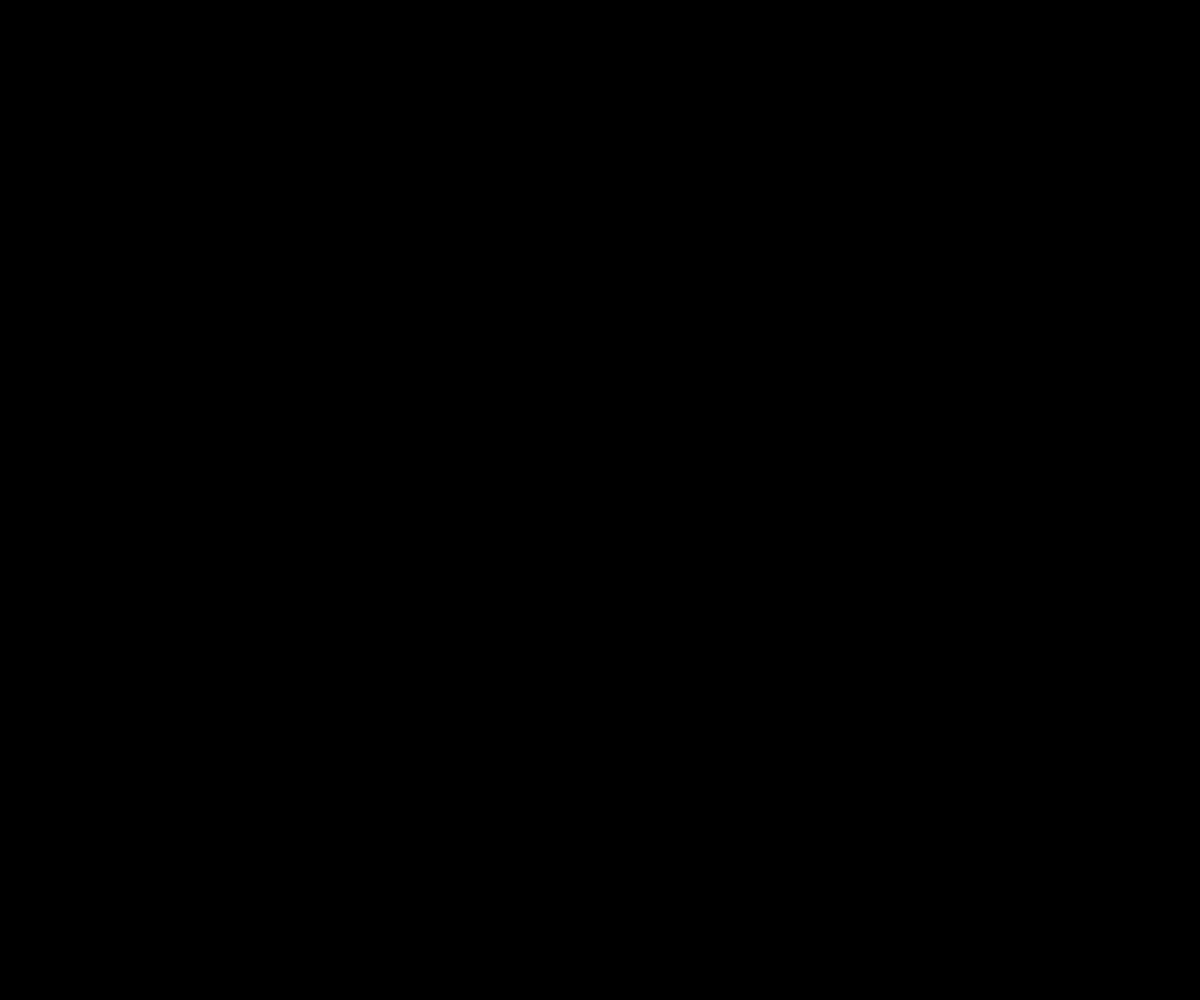
Frame 1 (no input)
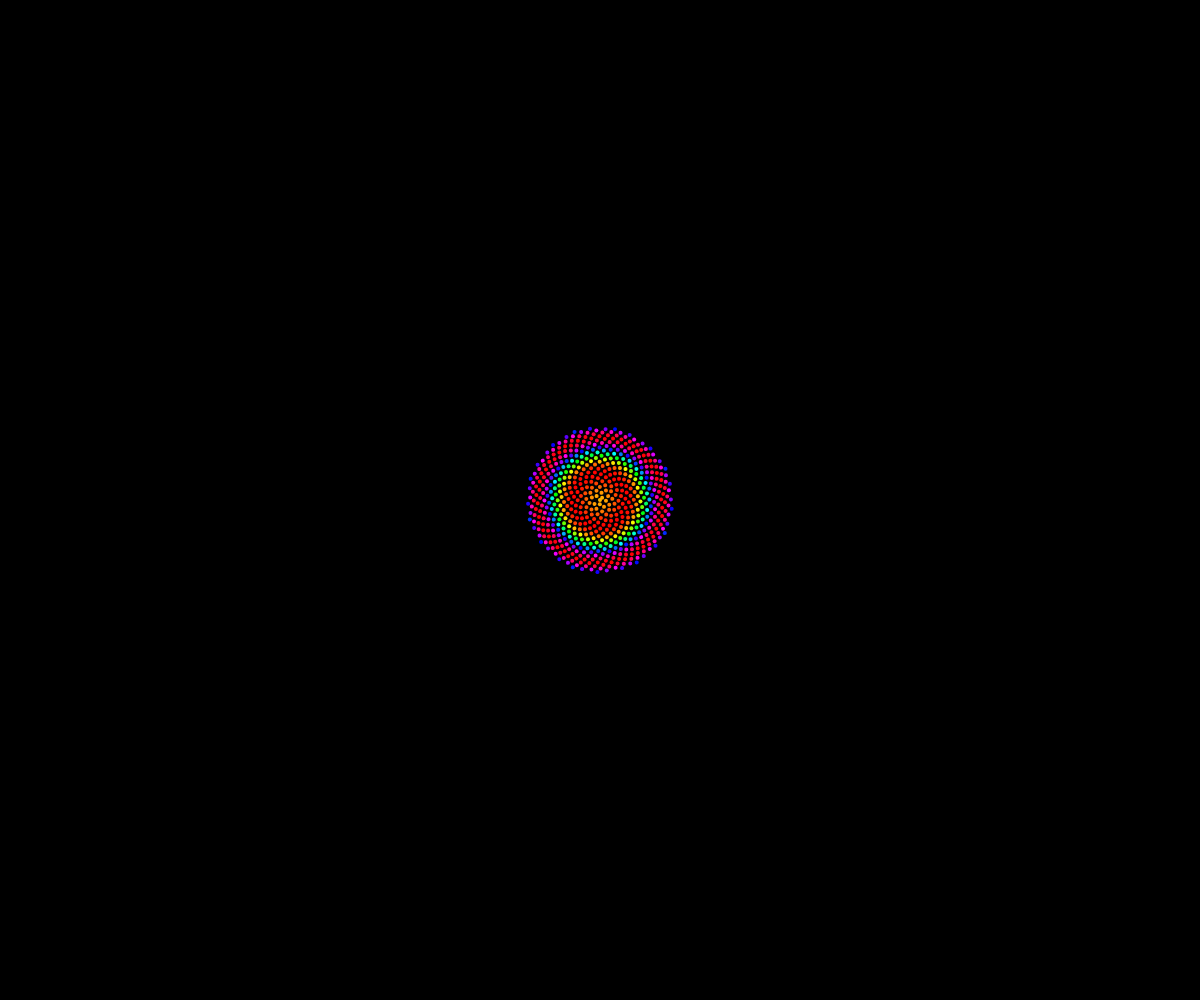
Frame 60 (no input)
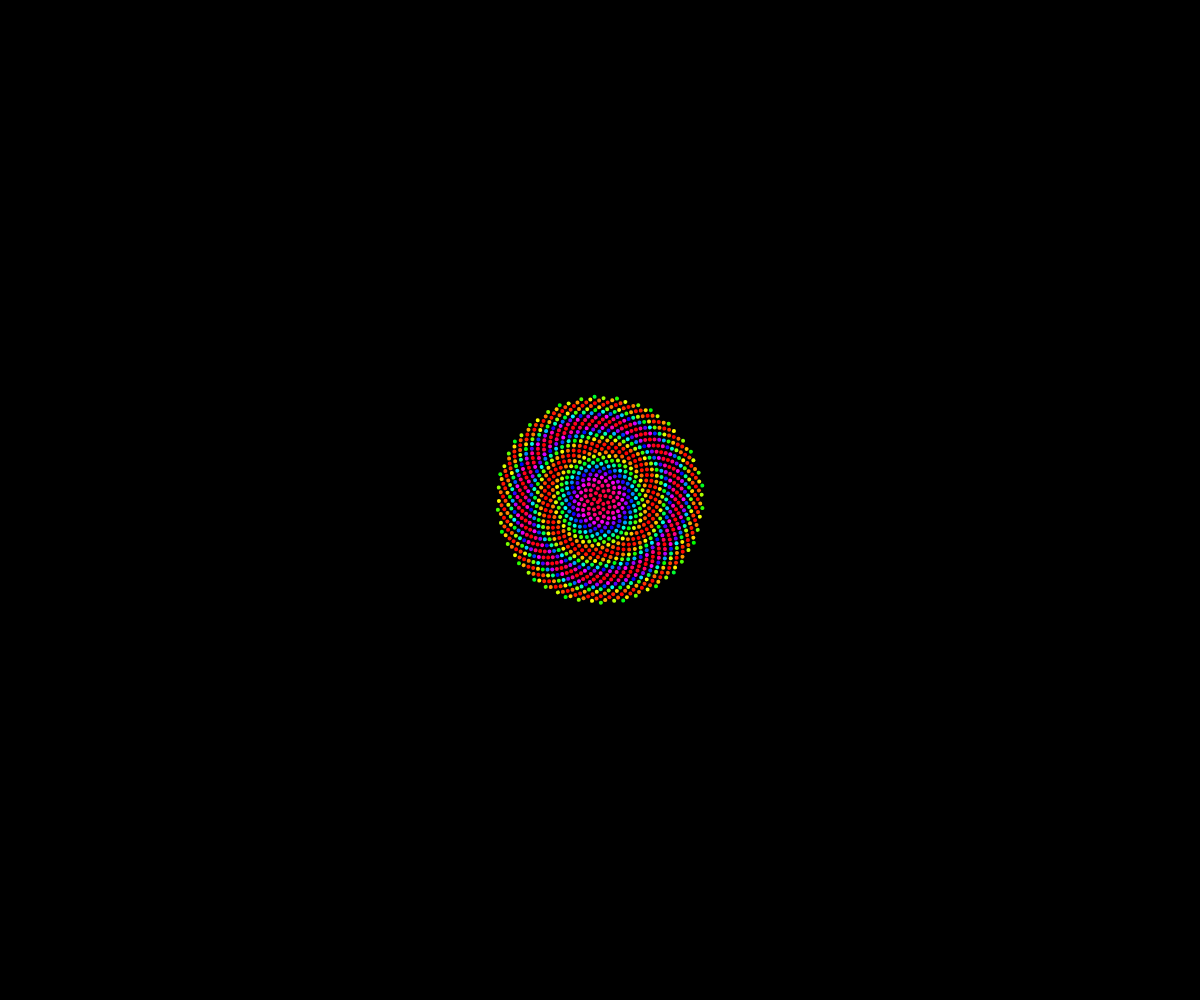
Frame 120 (the mouse pressed at the canvas centre since frame 60)

The p5.js sketch that drew these frames (run headless with seeded random() and noise() and a simulated clock; from frame 60 on, the mouse is pressed at the canvas centre):

// p5.js sketch
// ── sketch.js
// Daniel Shiffman
// http://codingtra.in
// http://patreon.com/codingtrain
// Code for: https://youtu.be/KWoJgHFYWxY

var n = 0;
var c = 3;

var points = [];

var start = 0;

function setup() {
  createCanvas(windowWidth, windowHeight);
  angleMode(DEGREES);
  colorMode(HSB);
}

function draw() {
  background(0);
  translate(width / 2, height / 2);
  rotate(n * 0.3);
  for (var i = 0; i < n; i++) {
    var a = i * 137.5;
    var r = c * sqrt(i);
    var x = r * cos(a);
    var y = r * sin(a);
    var hu = sin(start + i * 0.5);
    hu = map(hu, -1, 1, 0, 360);
    fill(hu, 255, 255);
    noStroke();
    ellipse(x, y, 4, 4);
  }
  n += 10;
  start += 10;
}
